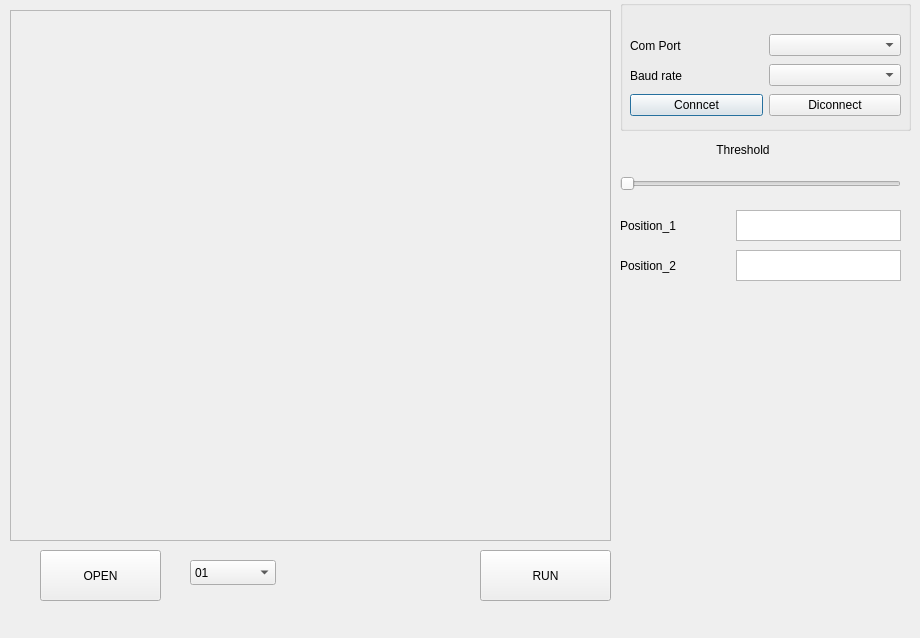
<?xml version="1.0" encoding="UTF-8"?>
<ui version="4.0">
 <class>Main_Dialog</class>
 <widget class="QDialog" name="Main_Dialog">
  <property name="geometry">
   <rect>
    <x>0</x>
    <y>0</y>
    <width>920</width>
    <height>638</height>
   </rect>
  </property>
  <property name="windowTitle">
   <string>Dialog</string>
  </property>
  <widget class="QGroupBox" name="groupBox">
   <property name="geometry">
    <rect>
     <x>620</x>
     <y>0</y>
     <width>291</width>
     <height>131</height>
    </rect>
   </property>
   <property name="title">
    <string/>
   </property>
   <widget class="QWidget" name="horizontalLayoutWidget">
    <property name="geometry">
     <rect>
      <x>10</x>
      <y>30</y>
      <width>271</width>
      <height>31</height>
     </rect>
    </property>
    <layout class="QHBoxLayout" name="horizontalLayout">
     <item>
      <widget class="QLabel" name="label">
       <property name="text">
        <string>Com Port</string>
       </property>
      </widget>
     </item>
     <item>
      <widget class="QComboBox" name="Port_comboBox"/>
     </item>
    </layout>
   </widget>
   <widget class="QWidget" name="horizontalLayoutWidget_2">
    <property name="geometry">
     <rect>
      <x>10</x>
      <y>60</y>
      <width>271</width>
      <height>31</height>
     </rect>
    </property>
    <layout class="QHBoxLayout" name="horizontalLayout_2">
     <item>
      <widget class="QLabel" name="label_2">
       <property name="text">
        <string>Baud rate </string>
       </property>
      </widget>
     </item>
     <item>
      <widget class="QComboBox" name="comboBox_Baudrate"/>
     </item>
    </layout>
   </widget>
   <widget class="QWidget" name="horizontalLayoutWidget_3">
    <property name="geometry">
     <rect>
      <x>10</x>
      <y>90</y>
      <width>271</width>
      <height>31</height>
     </rect>
    </property>
    <layout class="QHBoxLayout" name="horizontalLayout_3">
     <item>
      <widget class="QPushButton" name="pushButton_2">
       <property name="text">
        <string>Conncet</string>
       </property>
      </widget>
     </item>
     <item>
      <widget class="QPushButton" name="pushButton">
       <property name="text">
        <string>Diconnect</string>
       </property>
      </widget>
     </item>
    </layout>
   </widget>
  </widget>
  <widget class="QScrollArea" name="scrollArea">
   <property name="geometry">
    <rect>
     <x>10</x>
     <y>10</y>
     <width>601</width>
     <height>531</height>
    </rect>
   </property>
   <property name="widgetResizable">
    <bool>true</bool>
   </property>
   <widget class="QWidget" name="scrollAreaWidgetContents">
    <property name="geometry">
     <rect>
      <x>0</x>
      <y>0</y>
      <width>599</width>
      <height>529</height>
     </rect>
    </property>
   </widget>
  </widget>
  <widget class="QPushButton" name="pushButton_3">
   <property name="geometry">
    <rect>
     <x>480</x>
     <y>550</y>
     <width>131</width>
     <height>51</height>
    </rect>
   </property>
   <property name="text">
    <string>RUN</string>
   </property>
  </widget>
  <widget class="QWidget" name="horizontalLayoutWidget_4">
   <property name="geometry">
    <rect>
     <x>620</x>
     <y>210</y>
     <width>281</width>
     <height>31</height>
    </rect>
   </property>
   <layout class="QHBoxLayout" name="horizontalLayout_4">
    <item>
     <widget class="QLabel" name="label_3">
      <property name="text">
       <string>Position_1                </string>
      </property>
     </widget>
    </item>
    <item>
     <widget class="QTextEdit" name="textEdit"/>
    </item>
   </layout>
  </widget>
  <widget class="QWidget" name="horizontalLayoutWidget_5">
   <property name="geometry">
    <rect>
     <x>620</x>
     <y>250</y>
     <width>281</width>
     <height>31</height>
    </rect>
   </property>
   <layout class="QHBoxLayout" name="horizontalLayout_6">
    <item>
     <widget class="QLabel" name="label_4">
      <property name="text">
       <string>Position_2                </string>
      </property>
     </widget>
    </item>
    <item>
     <widget class="QTextEdit" name="textEdit_2"/>
    </item>
   </layout>
  </widget>
  <widget class="QWidget" name="verticalLayoutWidget">
   <property name="geometry">
    <rect>
     <x>620</x>
     <y>130</y>
     <width>281</width>
     <height>61</height>
    </rect>
   </property>
   <layout class="QVBoxLayout" name="verticalLayout">
    <item>
     <widget class="QLabel" name="label_5">
      <property name="text">
       <string>                             Threshold</string>
      </property>
     </widget>
    </item>
    <item>
     <widget class="QSlider" name="Threshold_horizontalSlider">
      <property name="maximum">
       <number>255</number>
      </property>
      <property name="orientation">
       <enum>Qt::Horizontal</enum>
      </property>
     </widget>
    </item>
   </layout>
  </widget>
  <widget class="QPushButton" name="pushButton_4">
   <property name="geometry">
    <rect>
     <x>40</x>
     <y>550</y>
     <width>121</width>
     <height>51</height>
    </rect>
   </property>
   <property name="text">
    <string>OPEN</string>
   </property>
  </widget>
  <widget class="QComboBox" name="comboBox">
   <property name="geometry">
    <rect>
     <x>190</x>
     <y>560</y>
     <width>86</width>
     <height>25</height>
    </rect>
   </property>
   <item>
    <property name="text">
     <string>01</string>
    </property>
   </item>
   <item>
    <property name="text">
     <string>02</string>
    </property>
   </item>
   <item>
    <property name="text">
     <string>03</string>
    </property>
   </item>
   <item>
    <property name="text">
     <string>04</string>
    </property>
   </item>
   <item>
    <property name="text">
     <string>05</string>
    </property>
   </item>
   <item>
    <property name="text">
     <string>06</string>
    </property>
   </item>
   <item>
    <property name="text">
     <string>07</string>
    </property>
   </item>
   <item>
    <property name="text">
     <string>08</string>
    </property>
   </item>
   <item>
    <property name="text">
     <string>09</string>
    </property>
   </item>
   <item>
    <property name="text">
     <string>10</string>
    </property>
   </item>
   <item>
    <property name="text">
     <string>11</string>
    </property>
   </item>
   <item>
    <property name="text">
     <string>12</string>
    </property>
   </item>
   <item>
    <property name="text">
     <string>13</string>
    </property>
   </item>
   <item>
    <property name="text">
     <string>14</string>
    </property>
   </item>
   <item>
    <property name="text">
     <string>15</string>
    </property>
   </item>
   <item>
    <property name="text">
     <string>16</string>
    </property>
   </item>
   <item>
    <property name="text">
     <string>17</string>
    </property>
   </item>
  </widget>
 </widget>
 <resources/>
 <connections/>
</ui>
